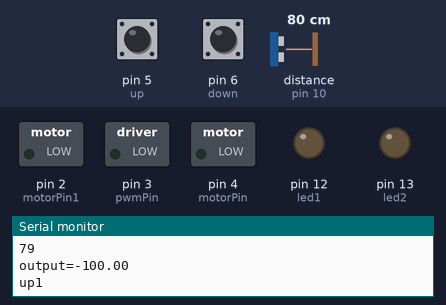
Bench run of a sketch on a simulated Arduino Uno, built with avr-gcc and run on an emulated ATmega328P. Parts: switched loads named in the sketch (green lamp = pin HIGH), output pins drawn as LEDs (lit = HIGH), the last lines printed to the serial monitor. Wiring (inferred from the names in the program): ultrasonic range finder: trigger pin 11; echo pin 10. The test bench sets the inputs (shaded band); at power-on: pin 5 (up) HIGH, pin 6 (down) HIGH, distance to the obstacle (sensor on pin 10) 80 cm. The echo pulse lasts 58.3 µs per cm; pins used as bus, display or sensor lines are not drawn.

Above: at 1.2 s.
1.3 s: pin 5 (up) pulled LOW for 0.15 s
At 2.5 s:
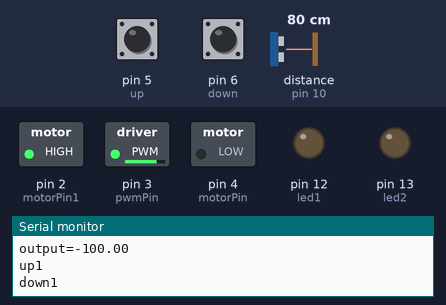
2.9 s: pin 6 (down) pulled LOW for 0.15 s
At 3.3 s:
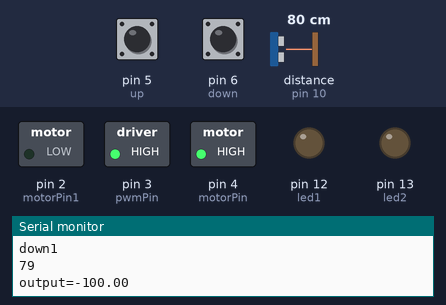
4.5 s: pin 5 (up) pulled LOW for 1 s
At 5.4 s:
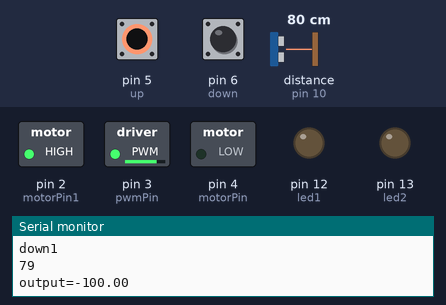
7.0 s: pin 6 (down) pulled LOW for 1 s
At 8.2 s:
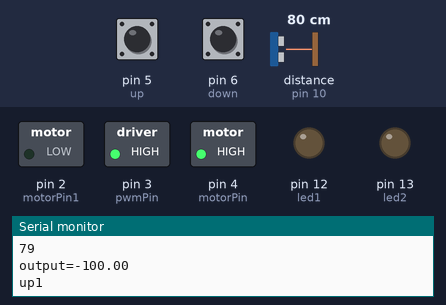
9.5 s: pin 5 (up) driven LOW and pin 6 (down) driven LOW
At 10.8 s:
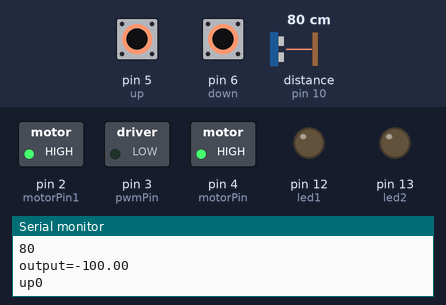
Timing chart, 0 to 12.5 s (numbered marks = the images above; inputs shaded):
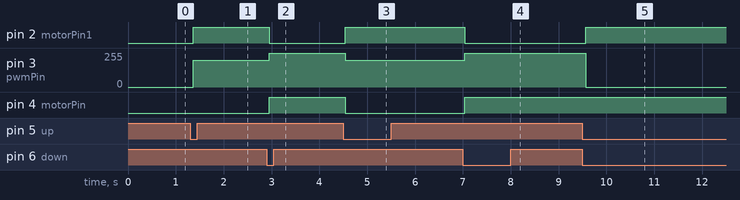

The sketch:

all_new_shaft.ino
```cpp
#include <PID_v1.h>                                                     // include library for PID
#include <avr/wdt.h>                                                    // include library for Watchdog

double Setpoint, Input, Output;                                         // variables for PID
double Kp = 12, Ki = 0, Kd = 0.1;
PID myPID(&Input, &Output, &Setpoint, Kp, Ki, Kd, DIRECT);              // declare PID object

const int motorPin = 4;                                                 // declared the pins
const int motorPin1 = 2;
const int pwmPin = 3;
const int trigPin = 11;
const int echoPin = 10;
const int shaft_distance = 35;//29;//12;
const int up = 5;
const int down = 6;

bool up1, down1;                                                        // declare the required variables
int duration, distance;
int pwm;
bool s, debug = 1;

const int led1 = 12,led2  = 13;

void setup() {
  if (debug == 1) {
    Serial.begin (9600);                                                          // serial begin set here
  }
  pinMode(trigPin, OUTPUT);
  pinMode(echoPin, INPUT);
  pinMode(motorPin, OUTPUT);
  pinMode(motorPin1, OUTPUT);
  pinMode(pwmPin, OUTPUT);

  myPID.SetOutputLimits(-100, 100); //-50, 50);
  myPID.SetMode(AUTOMATIC);

  Input = shaft_distance;                                                         // Iniatialize variables for the pid
  Setpoint = shaft_distance;

  pinMode(up, INPUT);
  pinMode(down, INPUT);

  up1 = down1 = 0;
  wdt_enable(WDTO_1S);                                                            // watchdog initialized
  s = 0;

  pinMode(led1,OUTPUT);
  pinMode(led2,OUTPUT);
}

void measure(void) {
  up1 = digitalRead(up);                                                         // read the pin to see if Joystick button was pressed
  down1 = digitalRead(down);
  if (debug == 1) {
    Serial.print("up");
    Serial.println(up1);
    Serial.print("down");
    Serial.println(down1);
  }

  digitalWrite (trigPin, LOW);
  delayMicroseconds (2);
  digitalWrite (trigPin, HIGH);
  delayMicroseconds (10);
  digitalWrite (trigPin, LOW);

  duration = pulseIn (echoPin, HIGH);                                            // get the value of ultrasonic in cm
  distance = (duration / 2) / 29.1;

  if (debug == 1) {
    Serial.println(distance);
  }
  pinMode(led1, OUTPUT);
  pinMode(led2, OUTPUT);

  digitalWrite(led1,LOW);
  digitalWrite(led2,LOW);
}

void loop() {
  wdt_reset();                                                        // watchdog resets arduino if this function is not called
  measure();                                                          // get the distance of ultrasonic
  Input = distance;                                                   // give the distance to PID
  myPID.Compute();                                                    // PID calculates the Output

  if (debug == 1) {
    Serial.print("output=");
    Serial.println(Output);
  }
/*
  if(distance == 0){
    digitalWrite(led1,HIGH);
  }
  if(distance >= 70){
    digitalWrite(led2,HIGH);
  }
  if(distance < 70){
    digitalWrite(led2,LOW);
  }
*/
  if (up1 == 0 && down1 == 0) {                                       // if no Joystick button is pressed
    if ((distance >= (shaft_distance - 6)) && (distance <= (shaft_distance + 6))) {              // shaft is adjusted only if distance is in the range
      if (distance < (shaft_distance - 1)) {                                          // if distance is less shaft goes up
        digitalWrite (motorPin, HIGH);
        digitalWrite (motorPin1, LOW);
        pwm = (200 + Output);//(60 + Output);                               // 200+ becuaz new motor requires full power to pull up
        if (pwm < 60) {                                                             // This code because sometimes ultrasonic and
          pwm = 255;                                                          // thus so then PID so to save from Violation
        }
        if (pwm > 255) {                                                        // pwm may go above 255
          pwm = 255;
        }
        analogWrite (pwmPin, pwm);
        if (debug == 1) {
          Serial.print("up pwm=");
          Serial.println(pwm);
        }
        s = 1;
      }
      else if (distance > (shaft_distance + 1)) {                                 // if distance is greater shaft go down
        digitalWrite (motorPin, LOW);
        digitalWrite (motorPin1, HIGH);
        pwm = (20 - Output);
        /*
         very low pwm is given because while going down gravity helps shaft and thus
         if pwm of 60 or more is given then it becomes very difficult to maintain the shaft
         */
        analogWrite (pwmPin, 80);//40                                             // Directly given pwm as PID output gives high value of pwm
        if (debug == 1) {
          Serial.print("Down pwm=");
          Serial.println(pwm);
        }
        s = 0;
      }
      else {                                                                // This code was added to hard stop motor while going down and not when going up
        if (s == 0) {
          digitalWrite (motorPin, LOW);
          digitalWrite (motorPin1, LOW);
          analogWrite (pwmPin, 0);
        } else if (s == 1) {
          digitalWrite (motorPin, LOW);
          digitalWrite (motorPin1, LOW);
          analogWrite (pwmPin, 0);
        }
      }
    }
    else                                                                    // Hard stop the motor if value is not in the range
    { digitalWrite (motorPin, HIGH);
      digitalWrite (motorPin1, HIGH);
      analogWrite (pwmPin, 0);

      digitalWrite(led1,LOW);
    }
  }
  else if (up1 == 1 && down1 == 0) {                                         // if Joystick up is pressed
    digitalWrite (motorPin, HIGH);
    digitalWrite (motorPin1, LOW);
    analogWrite (pwmPin, 255);//120
    if (debug == 1) {
      Serial.print("UP=");
      Serial.println(pwm);
    }
  }
  else if (up1 == 0 && down1 == 1) {                                        // if joystick down is pressed
    digitalWrite (motorPin, LOW);
    digitalWrite (motorPin1, HIGH);
    analogWrite (pwmPin, 200);//60
    if (distance < (shaft_distance + 6))                                     // stop the shaft from going down
    { digitalWrite (motorPin, HIGH);
      digitalWrite (motorPin1, HIGH);
      analogWrite (pwmPin, 0);
    }
    if (debug == 1) {
      Serial.print("DOWN=");
      Serial.println(pwm);
    }
  }
}


/*......................................................Adaptive Tuning...............................................*/
/*
#include <PID_v1.h>
#include <avr/wdt.h>

double Setpoint, Input, Output;
double Kp = 15, Ki = 0, Kd = 0;
double aggKp = 15, aggKi = 0, aggKd = 0;
double consKp = 15, consKi = 0, consKd = 0;
PID myPID(&Input, &Output, &Setpoint, Kp, Ki, Kd, DIRECT);

const int motorPin = 4;                                                 // declared the pins
const int motorPin1 = 2;
const int pwmPin = 3;
const int trigPin = 11;
const int echoPin = 10;
const int shaft_distance = 29;//12;
const int up = A2;
const int down = A3;

bool up1, down1;                                                        // declare the required variables
int duration, distance;
int pwm;
bool s, debug = 1;

void setup() {
  if (debug == 1) {
    Serial.begin (9600);
  }
  pinMode(trigPin, OUTPUT);
  pinMode(echoPin, INPUT);
  pinMode(motorPin, OUTPUT);
  pinMode(motorPin1, OUTPUT);
  pinMode(pwmPin, OUTPUT);

  myPID.SetOutputLimits(-100, 100); //-50, 50);
  myPID.SetMode(AUTOMATIC);

  Input = shaft_distance;                                                         // Iniatialize variables for the pid
  Setpoint = shaft_distance;

  pinMode(up, INPUT);
  pinMode(down, INPUT);

  up1 = down1 = 0;
  wdt_enable(WDTO_1S);                                                            // watchdog initialized
  s = 0;
}

void measure(void) {
  up1 = digitalRead(up);                                                         // read the pin to see if Joystick button was pressed
  down1 = digitalRead(down);
  if (debug == 1) {
    Serial.print("up");
    Serial.println(up1);
    Serial.print("down");
    Serial.println(down1);
  }

  digitalWrite (trigPin, LOW);
  delayMicroseconds (2);
  digitalWrite (trigPin, HIGH);
  delayMicroseconds (10);
  digitalWrite (trigPin, LOW);

  duration = pulseIn (echoPin, HIGH);                                            // get the value of ultrasonic in cm
  distance = (duration / 2) / 29.1;

  if (debug == 1) {
    Serial.println(distance);
  }
}

void loop() {
  wdt_reset();                                                        // watchdog resets arduino if this function is not called
  measure();                                                          // get the distance of ultrasonic
  Input = distance;                                                   // give the distance to PID
  myPID.Compute();                                                    // PID calculates the Output

  if (debug == 1) {
    Serial.print("output=");
    Serial.println(Output);
  }

  if (up1 == 0 && down1 == 0) {                                       // if no Joystick button is pressed

    if (distance > shaft_distance)
    { //we're close to setpoint, use conservative tuning parameters
      myPID.SetTunings(consKp, consKi, consKd);
    }
    else
    {
      //we're far from setpoint, use aggressive tuning parameters
      myPID.SetTunings(aggKp, aggKi, aggKd);
    }

    if ((distance >= (shaft_distance - 6)) && (distance <= (shaft_distance + 6))) {              // shaft is adjusted only if distance is in the range
      if (distance < (shaft_distance - 1)) {                                          // if distance is less shaft goes up
        digitalWrite (motorPin, HIGH);
        digitalWrite (motorPin1, LOW);
        pwm = (200 + Output);//(60 + Output);                               // 200+ becuaz new motor requires full power to pull up
        if (pwm < 60) {                                                             // This code because sometimes ultrasonic and
          pwm = 180;                                                          // thus so then PID so to save from Violation
        }
        if (pwm > 255) {                                                        // pwm may go above 255
          pwm = 255;
        }
        analogWrite (pwmPin, pwm);
        if (debug == 1) {
          Serial.print("up pwm=");
          Serial.println(pwm);
        }
        s = 1;
      }
      else if (distance > (shaft_distance + 1)) {                                 // if distance is greater shaft go down
        digitalWrite (motorPin, LOW);
        digitalWrite (motorPin1, HIGH);
        pwm = (20 - Output);
        /*
         very low pwm is given because while going down gravity helps shaft and thus
         if pwm of 60 or more is given then it becomes very difficult to maintain the shaft
         *
        analogWrite (pwmPin, 80);//40                                             // Directly given pwm as PID output gives high value of pwm
        if (debug == 1) {
          Serial.print("Down pwm=");
          Serial.println(pwm);
        }
        s = 0;
      }
      else {                                                                // This code was added to hard stop motor while going down and not when going up
        if (s == 0) {
          digitalWrite (motorPin, LOW);
          digitalWrite (motorPin1, LOW);
          analogWrite (pwmPin, 0);
        } else if (s == 1) {
          digitalWrite (motorPin, LOW);
          digitalWrite (motorPin1, LOW);
          analogWrite (pwmPin, 0);
        }
      }
    }
    else                                                                    // Hard stop the motor if value is not in the range
    { digitalWrite (motorPin, HIGH);
      digitalWrite (motorPin1, HIGH);
      analogWrite (pwmPin, 0);
    }
  }
  else if (up1 == 1 && down1 == 0) {                                         // if Joystick up is pressed
    digitalWrite (motorPin, HIGH);
    digitalWrite (motorPin1, LOW);
    analogWrite (pwmPin, 255);//120
    if (debug == 1) {
      Serial.print("UP=");
      Serial.println(pwm);
    }
  }
  else if (up1 == 0 && down1 == 1) {                                        // if joystick down is pressed
    digitalWrite (motorPin, LOW);
    digitalWrite (motorPin1, HIGH);
    analogWrite (pwmPin, 150);//60
    if (distance < (shaft_distance + 6))                                     // stop the shaft from going down
    { digitalWrite (motorPin, HIGH);
      digitalWrite (motorPin1, HIGH);
      analogWrite (pwmPin, 0);
    }
    if (debug == 1) {
      Serial.print("DOWN=");
      Serial.println(pwm);
    }
  }
}
*/
/*.........................................................................................................................................*/


/*..........................Problems with Shaft .............................
 * 1. Ultrasonic connection loose or is placed at wrong distance from arena
 * 2. Pulley problem
 * 3. Bearing gets hanged if Tension is not given properly
 *...........................................................................*/
```

Measured:
- after the input at 1.3 s, pin 2 (motorPin1): LOW → HIGH after 0.06 s; pin 3 (pwmPin): 0/255 → 200/255 after 0.06 s
- after the input at 2.9 s, pin 2 (motorPin1): HIGH → LOW after 0.05 s; pin 3 (pwmPin): 200/255 → 255/255 after 0.05 s; pin 4 (motorPin): LOW → HIGH after 0.05 s
- after the input at 4.5 s, pin 2 (motorPin1): LOW → HIGH at once; pin 3 (pwmPin): 255/255 → 200/255 at once; pin 4 (motorPin): HIGH → LOW at once
- after the input at 7.0 s, pin 2 (motorPin1): HIGH → LOW at once; pin 3 (pwmPin): 200/255 → 255/255 at once; pin 4 (motorPin): LOW → HIGH at once
- after the input at 9.5 s, pin 2 (motorPin1): LOW → HIGH after 0.06 s; pin 3 (pwmPin): 255/255 → 0/255 after 0.06 s
